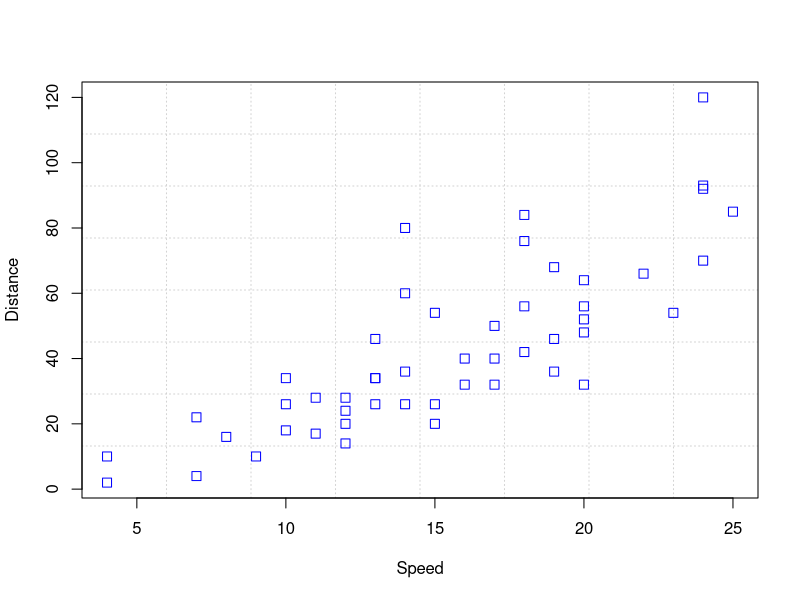
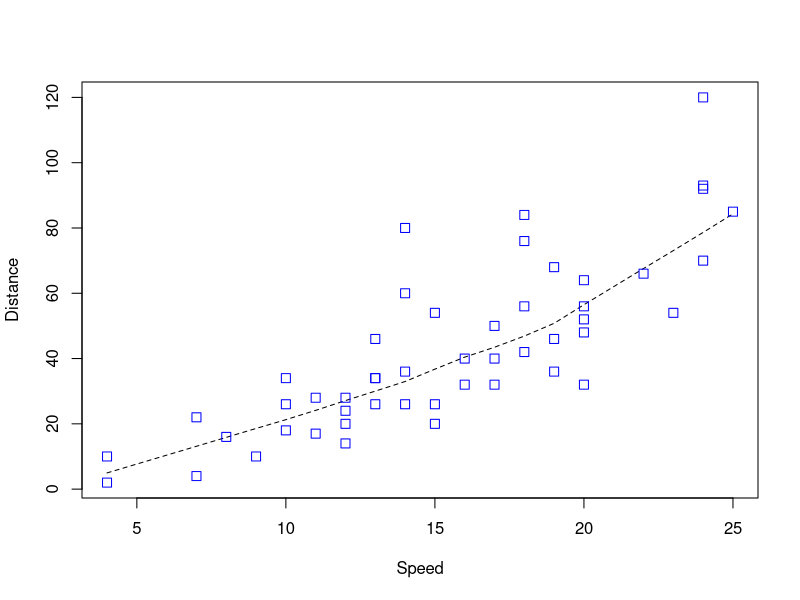
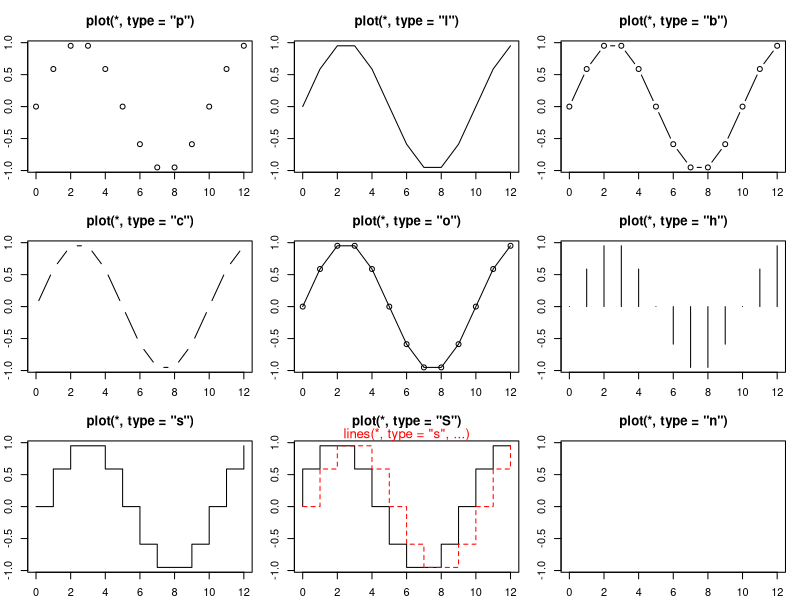
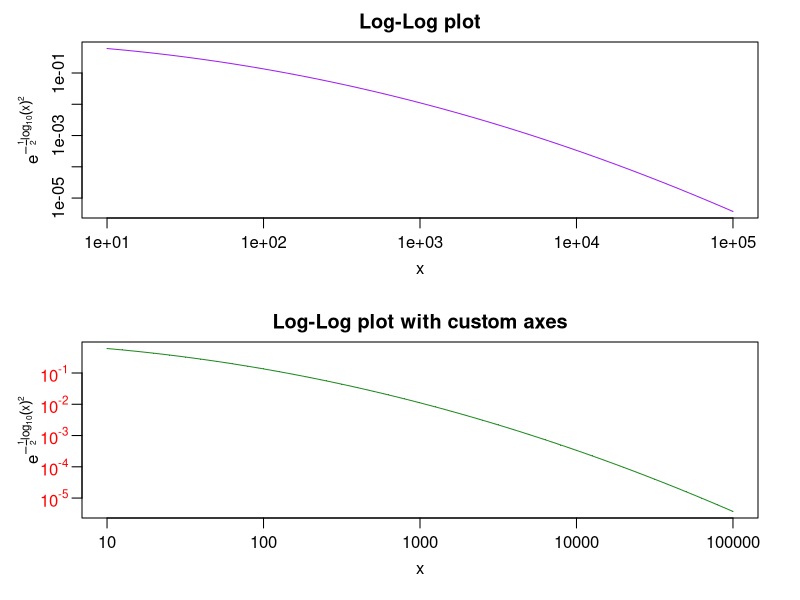
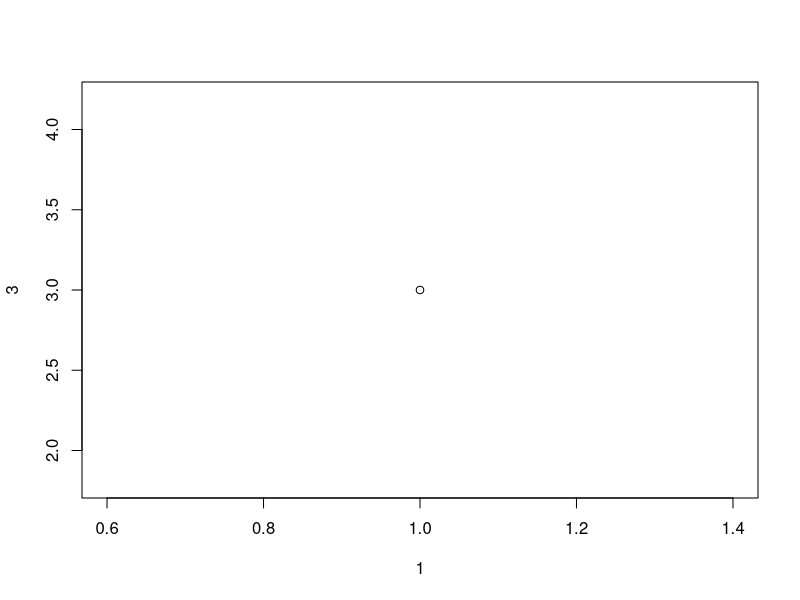
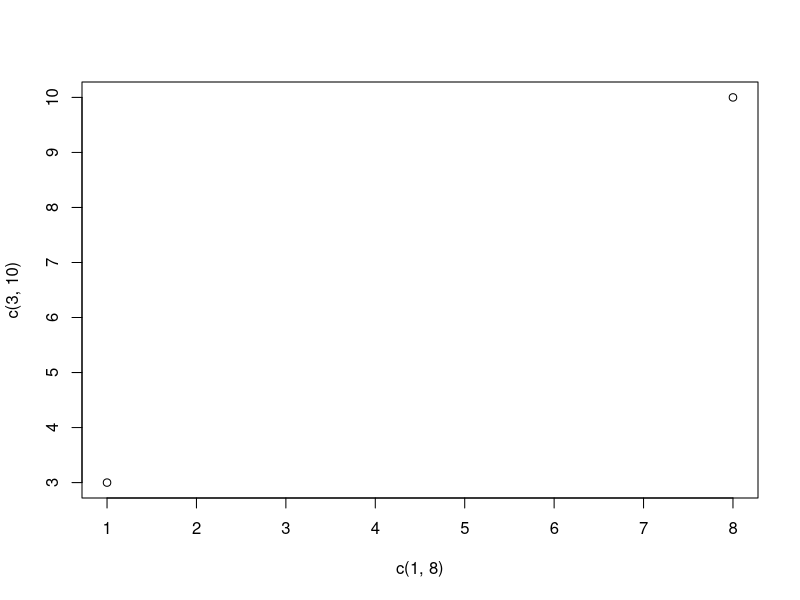
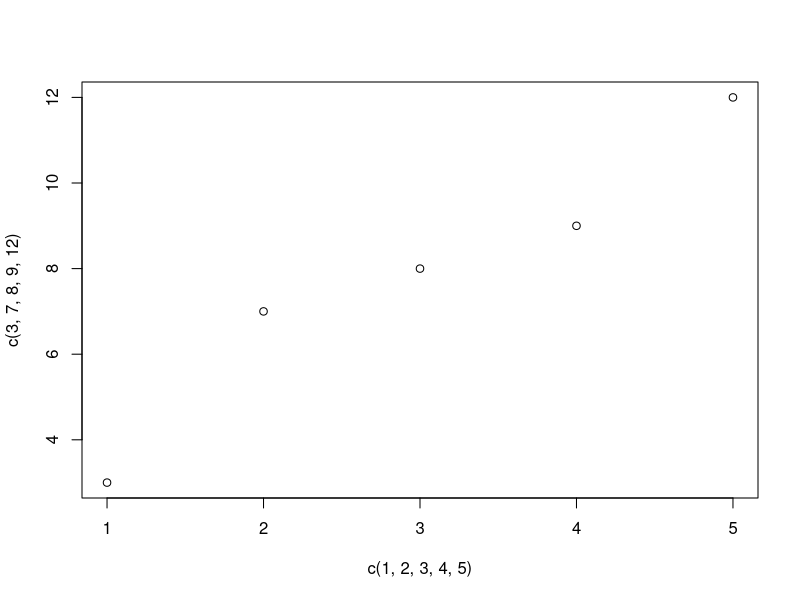
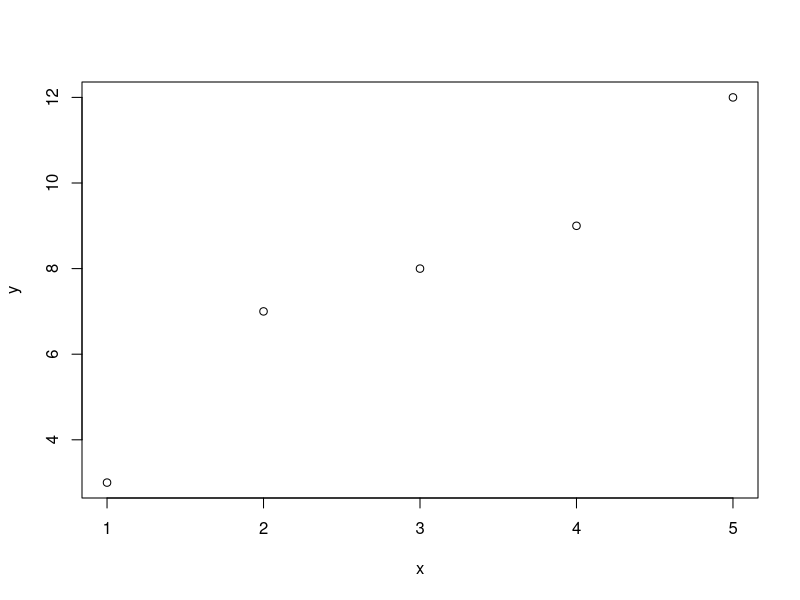

Source code (R) for these figures, in order:
## ---- chunk 1
example(plot)
## ---- chunk 2
plot(1, 3)
## ---- chunk 3
plot(c(1, 8), c(3, 10))
## ---- chunk 4
plot(c(1, 2, 3, 4, 5), c(3, 7, 8, 9, 12))
## ---- chunk 5
x <- c(1, 2, 3, 4, 5)
y <- c(3, 7, 8, 9, 12)

plot(x, y)
## ---- chunk 6
plot(sin(1:10), type = "l")
## ---- chunk 7
y <- seq(-1 * pi, pi, length.out = 100)
plot(y)
## ---- chunk 8
plot(1:10, main="My Graph", xlab="The x-axis", ylab="The y axis")
## ---- chunk 9
plot(1:10, col="red")
## ---- chunk 10
plot(1:10, cex=2)
## ---- chunk 11
plot(1:10, cex=c(1:10))
## ---- chunk 12
plot(1:10, pch=25, cex=2)
## ---- chunk 13
plot(1:25, pch=c(1:25), cex=2, col="red")
## ---- chunk 14
plot(sin(y), type="l", col="blue")
